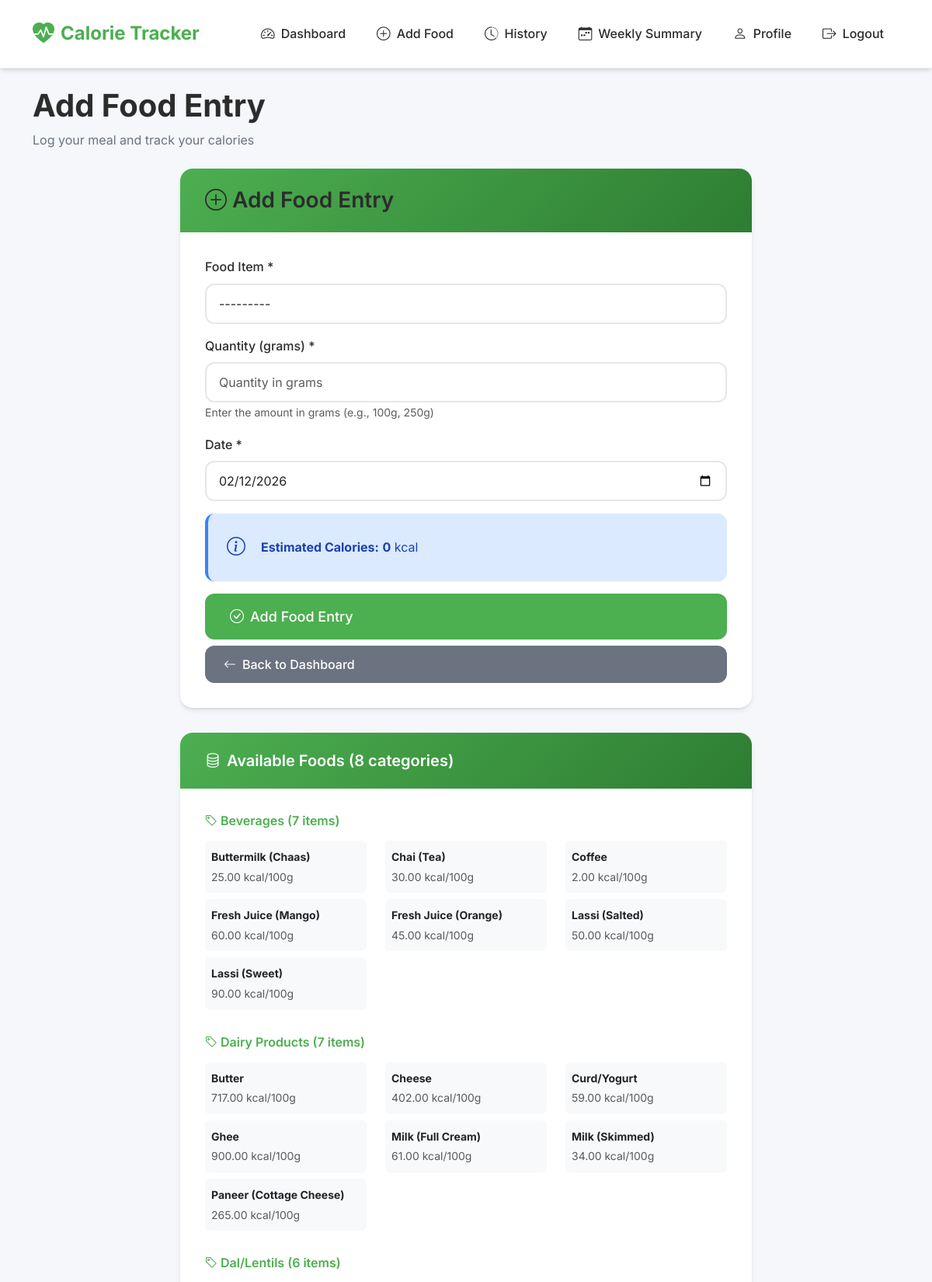
The app's page /add-food/ (signed in, upper part) with its own data.
### tracker/models.py (models this page shows)
class Food(models.Model):
    CATEGORY_CHOICES = [
        ('dal', 'Dal/Lentils'),
        ('rice', 'Rice'),
        ('roti', 'Roti/Chapati'),
        ('vegetables', 'Vegetables/Sabzi'),
        ('fruits', 'Fruits'),
        ('dairy', 'Dairy Products'),
        ('snacks', 'Snacks'),
        ('beverages', 'Beverages'),
        ('other', 'Other'),
    ]
    name = models.CharField(max_length=200)
    category = models.CharField(max_length=20, choices=CATEGORY_CHOICES)
    calories_per_100g = models.DecimalField(
        max_digits=6,
        decimal_places=2,
        validators=[MinValueValidator(0)],
        help_text="Calories per 100 grams"
    )
    created_at = models.DateTimeField(auto_now_add=True)
    updated_at = models.DateTimeField(auto_now=True)
    class Meta:
        verbose_name = "Food"
        verbose_name_plural = "Foods"
        ordering = ['category', 'name']
    def __str__(self):
        return f"{self.name} ({self.category})"

### tracker/views.py (the view)
# urls.py: path('add-food/', views.add_food_log, name='add_food'),
@login_required
def add_food_log(request):
    foods_count = Food.objects.count()
    if request.method == 'POST':
        form = FoodLogForm(request.POST)
        if form.is_valid():
            food_log = form.save(commit=False)
            food_log.user = request.user
            food_log.save()
            messages.success(
                request,
                f'Added {food_log.food.name} ({food_log.quantity}g) - {food_log.calories} calories'
            )
            return redirect('tracker:dashboard')
        else:
            messages.error(request, 'Please correct the errors below.')
    else:
        form = FoodLogForm()
    foods_by_category = {}
    for food in Food.objects.all().order_by('category', 'name'):
        category = food.get_category_display()
        if category not in foods_by_category:
            foods_by_category[category] = []
        foods_by_category[category].append(food)
    return render(request, 'tracker/add_food.html', {
        'form': form,
        'foods_by_category': foods_by_category,
        'foods_count': foods_count
    })

### tracker/forms.py
class FoodLogForm(forms.ModelForm):
    food = forms.ModelChoiceField(
        queryset=Food.objects.all().order_by('category', 'name'),
        widget=forms.Select(attrs={
            'class': 'form-control',
            'id': 'food-select'
        }),
        label='Food Item'
    )
    class Meta:
        model = DailyFoodLog
        fields = ['food', 'quantity', 'date']
        widgets = {
            'quantity': forms.NumberInput(attrs={
                'class': 'form-control',
                'placeholder': 'Quantity in grams',
                'step': '0.01',
                'min': 0.01,
                'id': 'quantity-input'
            }),
            'date': forms.DateInput(attrs={
                'class': 'form-control',
                'type': 'date',
                'id': 'date-input'
            }),
        }
        labels = {
            'food': 'Food Item',
            'quantity': 'Quantity (grams)',
            'date': 'Date',
        }
    def __init__(self, *args, **kwargs):
        super().__init__(*args, **kwargs)
        if not self.instance.pk:
            from django.utils import timezone
            self.fields['date'].initial = timezone.now().date()

### tracker/templates/tracker/add_food.html (shortened to what this page needs)
{% extends 'tracker/base.html' %}
{% block content %}
<div class="page-header mb-4">
    <h1>Add Food Entry</h1>
    <p>Log your meal and track your calories</p>
</div>
<div class="row">
    <div class="col-md-8 mx-auto">
        <div class="card">
            <div class="card-header">
                <h3 class="mb-0"><i class="bi bi-plus-circle"></i> Add Food Entry</h3>
            </div>
            <div class="card-body">
                <form method="post" id="food-log-form">
                    <div class="mb-3">
                        <label for="{{ form.food.id_for_label }}" class="form-label">Food Item *</label>
                        {% if foods_count > 0 %}
                            {{ form.food }}
                        {% else %}
                            <select class="form-control" disabled>
                                <option>No foods available - Please load foods first</option>
                            </select>
                        {% endif %}
                    </div>
                    <div class="mb-3">
                        <label for="{{ form.quantity.id_for_label }}" class="form-label">Quantity (grams) *</label>
                        {{ form.quantity }}
                        <small class="text-muted">Enter the amount in grams (e.g., 100g, 250g)</small>
                    </div>
                    <div class="mb-3">
                        <label for="{{ form.date.id_for_label }}" class="form-label">Date *</label>
                        {{ form.date }}
                    </div>
                    <div class="alert alert-info d-flex align-items-center" id="calories-preview" style="display: none;">
                        <i class="bi bi-info-circle me-2" style="font-size: 1.5rem;"></i>
                        <div>
                            <strong>Estimated Calories:</strong> <span id="calories-value" class="fw-bold">0</span> kcal
                        </div>
                    </div>
                    <div class="d-grid gap-2">
                        <button type="submit" class="btn btn-primary btn-lg submit-btn" {% if foods_count == 0 %}disabled{% endif %}>
                            <i class="bi bi-check-circle"></i> Add Food Entry
                        </button>
                        <a href="{% url 'tracker:dashboard' %}" class="btn btn-secondary">
                            <i class="bi bi-arrow-left"></i> Back to Dashboard
                        </a>
                    </div>
                </form>
            </div>
        </div>
        {% if foods_by_category %}
        <div class="card mt-4">
            <div class="card-header">
                <h5><i class="bi bi-database"></i> Available Foods ({{ foods_by_category|length }} categories)</h5>
            </div>
            <div class="card-body">
                {% for category, foods in foods_by_category.items %}
                <div class="mb-4">
                    <h6 class="text-primary-color mb-3"><i class="bi bi-tag"></i> {{ category }} ({{ foods|length }} items)</h6>
                    <div class="row">
                        {% for food in foods %}
                        <div class="col-md-4 mb-2">
                            <div class="p-2 bg-light rounded">
                                <small>
                                    <strong>{{ food.name }}</strong><br>
                                    <span class="text-muted">{{ food.calories_per_100g }} kcal/100g</span>
                                </small>
                            </div>
                        </div>
                        {% endfor %}
                    </div>
                </div>
                {% endfor %}
            </div>
        </div>
        {% endif %}
    </div>
</div>
{% endblock %}

### static/css/style.css (style rules this page uses)
:root { --primary: #4CAF50; --primary-dark: #2E7D32; --primary-light: #81C784; --secondary: #2E7D32; --background: #F5F7FA; --text-primary: #2C2C2C; --text-secondary: #6B7280; --text-muted: #9CA3AF; --white: #FFFFFF; --success: #10B981; --warning: #F59E0B; --danger: #EF4444; --info: #3B82F6; --shadow-sm: 0 1px 2px 0 rgba(0, 0, 0, 0.05); --shadow-md: 0 4px 6px -1px rgba(0, 0, 0, 0.1), 0 2px 4px -1px rgba(0, 0, 0, 0.06); --shadow-lg: 0 10px 15px -3px rgba(0, 0, 0, 0.1), 0 4px 6px -2px rgba(0, 0, 0, 0.05); --shadow-xl: 0 20px 25px -5px rgba(0, 0, 0, 0.1), 0 10px 10px -5px rgba(0, 0, 0, 0.04); --spacing-xs: 0.5rem; --spacing-sm: 1rem; --spacing-md: 1.5rem; --spacing-lg: 2rem; --spacing-xl: 3rem; --radius-sm: 8px; --radius-md: 12px; --radius-lg: 16px; --radius-xl: 24px; --transition-fast: 0.15s ease; --transition-base: 0.3s ease; --transition-slow: 0.5s ease; }
* { margin: 0; padding: 0; box-sizing: border-box; }
body { font-family: 'Inter', -apple-system, BlinkMacSystemFont, 'Segoe UI', sans-serif; background-color: var(--background); color: var(--text-primary); line-height: 1.6; -webkit-font-smoothing: antialiased; -moz-osx-font-smoothing: grayscale; }
h1, h2, h3, h4, h5, h6 { font-weight: 600; color: var(--text-primary); line-height: 1.2; margin-bottom: var(--spacing-sm); }
p { color: var(--text-secondary); margin-bottom: var(--spacing-sm); }
a { color: var(--primary); text-decoration: none; transition: color var(--transition-fast); }
.card { background: var(--white); border: none; border-radius: var(--radius-lg); box-shadow: var(--shadow-md); margin-bottom: var(--spacing-lg); overflow: hidden; transition: all var(--transition-base); }
.card-header { background: linear-gradient(135deg, var(--primary) 0%, var(--primary-dark) 100%); color: var(--white); padding: var(--spacing-md) var(--spacing-lg); border-bottom: none; font-weight: 600; }
.card-header h5, .card-header h6 { color: var(--white); margin: 0; display: flex; align-items: center; gap: 0.5rem; }
.card-body { padding: var(--spacing-lg); }
.btn { border-radius: var(--radius-md); font-weight: 500; padding: 0.75rem 1.5rem; transition: all var(--transition-base); border: none; display: inline-flex; align-items: center; gap: 0.5rem; cursor: pointer; }
.btn-primary { background: var(--primary); color: var(--white); box-shadow: var(--shadow-sm); }
.btn-secondary { background: var(--text-secondary); color: var(--white); }
.btn-lg { padding: 1rem 2rem; font-size: 1.125rem; }
.form-control, .form-select { border-radius: var(--radius-md); border: 2px solid #E5E7EB; padding: 0.75rem 1rem; transition: all var(--transition-base); font-family: 'Inter', sans-serif; }
.form-label { font-weight: 500; color: var(--text-primary); margin-bottom: 0.5rem; display: block; }
.alert { border-radius: var(--radius-md); border: none; padding: var(--spacing-md); box-shadow: var(--shadow-sm); display: flex; align-items: center; gap: 0.75rem; }
.alert-info { background: #DBEAFE; color: #1E40AF; border-left: 4px solid var(--info); }
.card, .stat-card { animation: fadeInUp 0.5s ease-out; }
.alert { animation: slideIn 0.3s ease-out; }
.text-primary-color { color: var(--primary) !important; }
.page-header { margin-bottom: var(--spacing-lg); }
.page-header h1, .page-header h2 { color: var(--text-primary); font-weight: 700; margin-bottom: var(--spacing-xs); }
.page-header p { color: var(--text-secondary); margin: 0; }
.btn, .card, .stat-card { position: relative; overflow: hidden; }
.alert { transform: translateX(-100%); opacity: 0; animation: slideInAlert 0.4s cubic-bezier(0.68, -0.55, 0.265, 1.55) forwards; }
html { scroll-behavior: smooth; }
.card-body > * { animation: fadeIn 0.4s ease-out; }

### records on screen
Food: category "Beverages", foods "7", name "Buttermilk (Chaas)", calories_per_100g "25.00"
Food: name "Chai (Tea)", calories_per_100g "30.00"
Food: name "Coffee", calories_per_100g "2.00"
Food: name "Fresh Juice (Mango)", calories_per_100g "60.00"
Food: name "Fresh Juice (Orange)", calories_per_100g "45.00"
Food: name "Lassi (Salted)", calories_per_100g "50.00"
Food: name "Lassi (Sweet)", calories_per_100g "90.00"
Food: category "Dairy Products", foods "7", name "Butter", calories_per_100g "717.00"
Food: name "Cheese", calories_per_100g "402.00"
Food: name "Curd/Yogurt", calories_per_100g "59.00"
Food: name "Ghee", calories_per_100g "900.00"
Food: name "Milk (Full Cream)", calories_per_100g "61.00"
Food: name "Milk (Skimmed)", calories_per_100g "34.00"
Food: name "Paneer (Cottage Cheese)", calories_per_100g "265.00"
Food: category "Dal/Lentils", foods "6"

### other values on screen
{{ foods_by_category|length }} "8"
